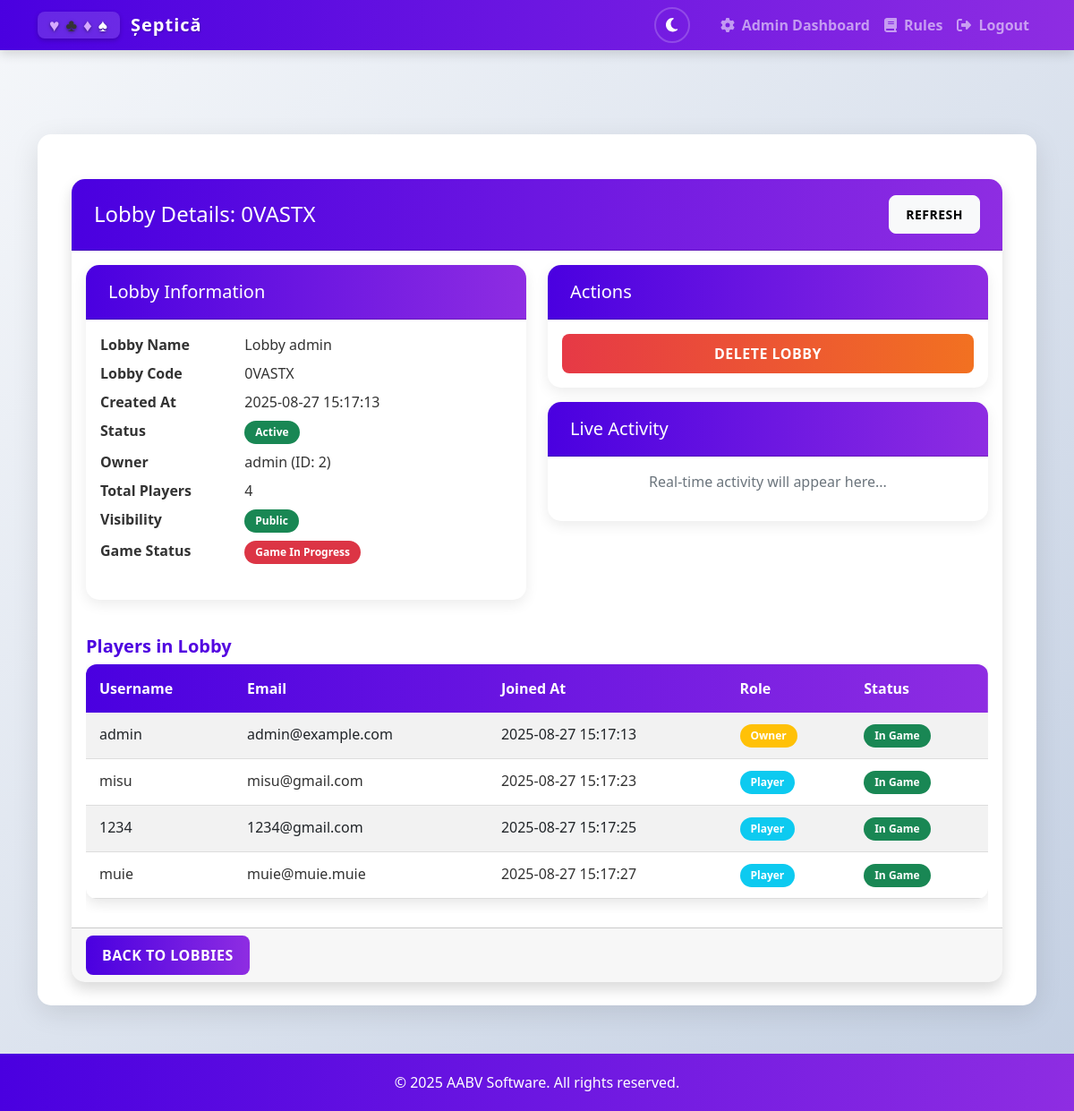
/admin/lobby/0VASTX (signed in), run on the app's committed database.
### app.py (models this page shows, shortened)
class Lobby(db.Model):
    id = db.Column(db.Integer, primary_key=True)
    code = db.Column(db.String(6), unique=True, nullable=False)
    name = db.Column(db.String(100), nullable=True)  # New field for lobby name
    created_at = db.Column(db.DateTime, default=datetime.utcnow)
    is_active = db.Column(db.Boolean, default=True)
    is_public = db.Column(db.Boolean, default=True)
    game_started = db.Column(db.Boolean, default=False)  # New field to track if game has started
    owner_id = db.Column(db.Integer, db.ForeignKey('user.id'), nullable=False)
    team1_wins = db.Column(db.Integer, default=0)  # Team 1 wins in lobby
    team2_wins = db.Column(db.Integer, default=0)  # Team 2 wins in lobby
    total_games_played = db.Column(db.Integer, default=0)  # Total number of games played
    next_game_multiplier = db.Column(db.Integer, default=1)  # Points multiplier for next game
    owner = db.relationship('User', foreign_keys=[owner_id])
    players = db.relationship('LobbyPlayer', back_populates='lobby', cascade='all, delete-orphan')
    @property
    def player_count(self):
        return len(self.players)

class User(db.Model, UserMixin):
    id = db.Column(db.Integer, primary_key=True)
    username = db.Column(db.String(80), unique=True, nullable=False)
    email = db.Column(db.String(120), unique=True, nullable=False)
    password = db.Column(db.String(200), nullable=False)
    created_at = db.Column(db.DateTime, default=datetime.utcnow)
    is_admin = db.Column(db.Boolean, default=False)
    lobby_players = db.relationship('LobbyPlayer', back_populates='user', cascade='all, delete-orphan')

class LobbyPlayer(db.Model):
    id = db.Column(db.Integer, primary_key=True)
    lobby_id = db.Column(db.Integer, db.ForeignKey('lobby.id'), nullable=False)
    user_id = db.Column(db.Integer, db.ForeignKey('user.id'), nullable=False)
    joined_at = db.Column(db.DateTime, default=datetime.utcnow)
    team = db.Column(db.Integer, default=0)  # 0 = unassigned, 1 = team 1, 2 = team 2
    voted_reset_stats = db.Column(db.Boolean, default=False)  # Track if player voted to reset stats
    lobby = db.relationship('Lobby', back_populates='players')
    user = db.relationship('User', back_populates='lobby_players')

### app.py (the view)
@application.route('/admin/lobby/<lobby_code>')
def admin_lobby_detail(lobby_code):
    if not session.get('is_admin', False):
        flash('You do not have permission to access this page!', 'error')
        return redirect(url_for('lobbies'))
    try:
        lobby = Lobby.query.filter_by(code=lobby_code).first()
        if not lobby:
            flash('Lobby not found!', 'error')
            return redirect(url_for('admin_lobbies'))
        return render_template('admin_lobby_detail.html', lobby=lobby)
    except Exception as e:
        logger.error(f"Error accessing lobby details: {e}")
        flash('An error occurred while retrieving lobby details.', 'error')
        return redirect(url_for('admin_lobbies'))

### app.py (called while the page is built)
@login_manager.user_loader
def load_user(user_id):
    return User.query.get(int(user_id))

### templates/admin_lobby_detail.html (shortened to what this page needs)
{% extends "base.html" %}
{% block content %}
<div class="container mt-4">
    <div class="card shadow">
        <div class="card-header bg-info text-white d-flex justify-content-between align-items-center">
            <h4 class="mb-0">Lobby Details: {{ lobby.code }}</h4>
            <button id="refresh-lobby" class="btn btn-light btn-sm">
                 Refresh
            </button>
        </div>
        <div class="card-body">
            <div class="row">
                <div class="col-md-6">
                    <div class="card mb-3">
                        <div class="card-header bg-light">
                            <h5 class="mb-0">Lobby Information</h5>
                        </div>
                        <div class="card-body">
                            <dl class="row">
                                <dt class="col-sm-4">Lobby Name</dt>
                                <dd class="col-sm-8" id="lobby-name">{{ lobby.name or 'Lobby #' + lobby.code }}</dd>
                                <dt class="col-sm-4">Lobby Code</dt>
                                <dd class="col-sm-8">{{ lobby.code }}</dd>
                                <dt class="col-sm-4">Created At</dt>
                                <dd class="col-sm-8">{{ lobby.created_at.strftime('%Y-%m-%d %H:%M:%S') }}</dd>
                                <dt class="col-sm-4">Status</dt>
                                <dd class="col-sm-8" id="lobby-status">
                                    {% if lobby.is_active %}
                                        <span class="badge bg-success">Active</span>
                                    {% else %}
                                        <span class="badge bg-danger">Inactive</span>
                                    {% endif %}
                                </dd>
                                <dt class="col-sm-4">Owner</dt>
                                <dd class="col-sm-8" id="lobby-owner">{{ lobby.owner.username }} (ID: {{ lobby.owner.id }})</dd>
                                <dt class="col-sm-4">Total Players</dt>
                                <dd class="col-sm-8" id="player-count">{{ lobby.player_count }}</dd>
                                <dt class="col-sm-4">Visibility</dt>
                                <dd class="col-sm-8">
                                    {% if lobby.is_public %}
                                        <span class="badge bg-success">Public</span>
                                    {% else %}
                                        <span class="badge bg-secondary">Private</span>
                                    {% endif %}
                                </dd>
                                <dt class="col-sm-4">Game Status</dt>
                                <dd class="col-sm-8" id="game-status">
                                    {% if lobby.game_started %}
                                        <span class="badge bg-danger">Game In Progress</span>
                                    {% else %}
                                        <span class="badge bg-info">Waiting for Game</span>
                                    {% endif %}
                                </dd>
                            </dl>
                        </div>
                    </div>
                </div>
                <div class="col-md-6">
                    <div class="card mb-3">
                        <div class="card-header bg-light">
                            <h5 class="mb-0">Actions</h5>
                        </div>
                        <div class="card-body">
                            <form action="{{ url_for('admin_delete_lobby', lobby_code=lobby.code) }}" method="POST" class="d-grid gap-2">
                                <button type="submit" class="btn btn-danger">Delete Lobby</button>
                            </form>
                        </div>
                    </div>
                    <div class="card">
                        <div class="card-header bg-secondary text-white">
                            <h5 class="mb-0">Live Activity</h5>
                        </div>
                        <div class="card-body">
                            <div id="activity-log" style="max-height: 200px; overflow-y: auto;">
                                <p class="text-muted text-center">Real-time activity will appear here...</p>
                            </div>
                        </div>
                    </div>
                </div>
            </div>
            <h5 class="mt-4">Players in Lobby</h5>
            <div id="players-container">
                {% if lobby.players %}
                    <div class="table-responsive">
                        <table class="table table-striped table-hover">
                            <thead>
                                <tr>
                                    <th>Username</th>
                                    <th>Email</th>
                                    <th>Joined At</th>
                                    <th>Role</th>
                                    <th>Status</th>
                                </tr>
                            </thead>
                            <tbody id="players-table-body">
                                {% for player in lobby.players %}
                                <tr id="player-row-{{ player.user.id }}" data-user-id="{{ player.user.id }}" data-player-id="{{ player.user.id }}">
                                    <td>{{ player.user.username }}</td>
                                    <td>{{ player.user.email }}</td>
                                    <td>{{ player.joined_at.strftime('%Y-%m-%d %H:%M:%S') }}</td>
                                    <td>
                                        {% if player.user.id == lobby.owner_id %}
                                            <span class="badge bg-warning owner-badge">Owner</span>
                                        {% else %}
                                            <span class="badge bg-info">Player</span>
                                        {% endif %}
                                    </td>
                                    <td class="status-cell">
                                        {% if lobby.game_started %}
                                            <span class="badge bg-success">In Game</span>
                                        {% else %}
                                            <span class="badge bg-secondary">In Lobby</span>
                                        {% endif %}
                                    </td>
                                </tr>
                                {% endfor %}
                            </tbody>
                        </table>
                    </div>
                {% else %}
                    <div class="alert alert-info">
                        No players in this lobby.
                    </div>
                {% endif %}
            </div>
        </div>
        <div class="card-footer">
            <a href="{{ url_for('admin_lobbies') }}" class="btn btn-primary">Back to Lobbies</a>
        </div>
    </div>
</div>
{% endblock %}

### static/css/style.css (style rules this page uses)
:root { --primary-color: #4a00e0; --primary-color-rgb: 74, 0, 224; --secondary-color: #8e2de2; --secondary-color-rgb: 142, 45, 226; --accent-color: #ff6b6b; --light-accent: #ffb347; --success-color: #02c39a; --danger-color: #e63946; --warning-color: #f9c74f; --light-bg: #f0f2f5; --card-color: #ffffff; --text-color: #333333; --text-light: #6c757d; --body-bg: linear-gradient(135deg, #f5f7fa 0%, #c3cfe2 100%); --navbar-bg: linear-gradient(90deg, var(--primary-color), var(--secondary-color)); --footer-bg: rgba(255, 255, 255, 0.9); --footer-text: #6c757d; --input-bg: #fff; --input-border: #ced4da; --hearts: #e74c3c; --diamonds: #e67e22; --clubs: #2c3e50; --spades: #34495e; --card-border: #ddd; --card-shadow: rgba(0, 0, 0, 0.1); }
html { background: var(--body-bg); }
body { background: var(--body-bg); font-family: 'Segoe UI', Tahoma, Geneva, Verdana, sans-serif; color: var(--text-color); transition: background 0.3s ease, color 0.3s ease; padding-top: 56px; }
.card { border: none; border-radius: 15px; overflow: hidden; transition: transform 0.3s, box-shadow 0.3s; background: var(--card-color); box-shadow: 0 5px 15px rgba(0, 0, 0, 0.08); }
.card-header { padding: 18px 25px; background: linear-gradient(90deg, var(--primary-color), var(--secondary-color)); color: white; font-weight: 600; }
.btn { border-radius: 8px; padding: 10px 18px; font-weight: 600; transition: all 0.3s; text-transform: uppercase; letter-spacing: 0.5px; }
.btn-primary { background: linear-gradient(90deg, var(--primary-color), var(--secondary-color)); border: none; }
.btn-danger { background: linear-gradient(90deg, var(--danger-color), #f27121); border: none; }
table.table { border-radius: 12px; overflow: hidden; box-shadow: 0 5px 15px var(--card-shadow); border-collapse: separate; border-spacing: 0; background-color: var(--card-color); color: var(--text-color); transition: all 0.3s ease; }
thead { background: linear-gradient(90deg, var(--primary-color), var(--secondary-color)); color: white; }
th { padding: 15px !important; font-weight: 600; border: none !important; }
td { padding: 12px 15px !important; border-color: var(--card-border) !important; }
tbody tr { transition: all 0.2s; }
.badge { padding: 7px 12px; border-radius: 50px; font-weight: 600; }

### data on the page
Lobby: code "0VASTX", name "Lobby admin", created_at "2025-08-27 15:17:13"
User: owner.username "admin", owner.id "2"
LobbyPlayer: user.username "admin", user.email "admin@example.com", joined_at "2025-08-27 15:17:13", shows "Owner"
LobbyPlayer: user.username "misu", user.email "misu@gmail.com", joined_at "2025-08-27 15:17:23", shows "Player"
LobbyPlayer: user.username "1234", user.email "1234@gmail.com", joined_at "2025-08-27 15:17:25", shows "Player"
LobbyPlayer: user.username "muie", user.email "muie@muie.muie", joined_at "2025-08-27 15:17:27", shows "Player"

### other printed values
{{ lobby.player_count }} "4"
